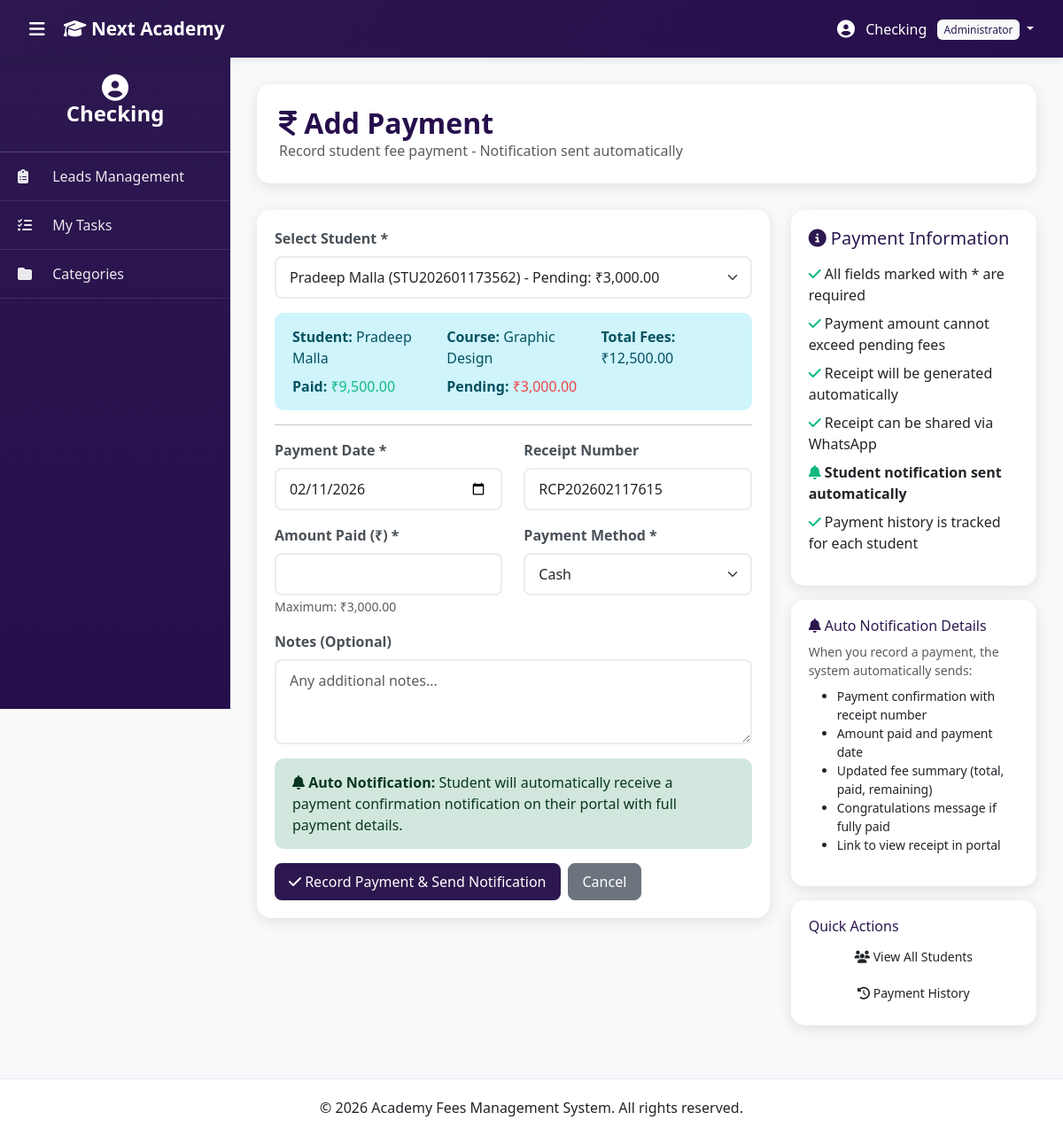
The app's page /admin/add_payment.php?student_id=2 (signed in) with its own data.
### tables this page shows
CREATE TABLE `students` (
  `id` int(11) NOT NULL,
  `inquiry_id` int(11) DEFAULT NULL,
  `student_code` varchar(20) NOT NULL,
  `full_name` varchar(100) NOT NULL,
  `email` varchar(100) DEFAULT NULL,
  `phone` varchar(20) NOT NULL,
  `address` text DEFAULT NULL,
  `birthdate` date DEFAULT NULL,
  `photo` varchar(255) DEFAULT NULL,
  `category_id` int(11) NOT NULL,
  `course_id` int(11) NOT NULL,
  `duration_months` int(11) NOT NULL,
  `batch` enum('Morning','Evening') DEFAULT 'Morning',
  `total_fees` decimal(10,2) NOT NULL,
  `enrollment_date` date NOT NULL,
  `monthly_due_day` tinyint(4) DEFAULT NULL,
  `completion_date` date DEFAULT NULL,
  `status` enum('Active','Hold','Completed','Dropped','Deleted') DEFAULT 'Active',
  `hold_start_date` date DEFAULT NULL,
  `hold_reason` text DEFAULT NULL,
  `resume_date` date DEFAULT NULL,
  `total_hold_days` int(11) DEFAULT 0,
  `username` varchar(50) DEFAULT NULL,
  `password` varchar(255) DEFAULT NULL,
  `login_enabled` tinyint(1) DEFAULT 0,
  `last_login` timestamp NULL DEFAULT NULL,
  `portal_last_login` timestamp NULL DEFAULT NULL,
  `created_at` timestamp NULL DEFAULT current_timestamp(),
  `updated_at` timestamp NULL DEFAULT current_timestamp() ON UPDATE current_timestamp()
);

CREATE TABLE `courses` (
  `id` int(11) NOT NULL,
  `category_id` int(11) NOT NULL,
  `name` varchar(150) NOT NULL,
  `description` text DEFAULT NULL,
  `status` enum('Active','Inactive') DEFAULT 'Active',
  `created_at` timestamp NULL DEFAULT current_timestamp(),
  `updated_at` timestamp NULL DEFAULT current_timestamp() ON UPDATE current_timestamp()
);

### admin/add_payment.php (the view, shortened to what this page needs)
<?php
require_once 'config/database.php';
$student_id = isset($_GET['student_id']) ? (int)$_GET['student_id'] : 0;
$pending_amount = 0;
if ($student_id > 0) {
    $result = $conn->query("
        SELECT s.*, c.name AS course_name, cat.name AS category_name,
        COALESCE((SELECT SUM(amount_paid) FROM payments WHERE student_id = s.id), 0) AS paid_amount,
        (s.total_fees - COALESCE((SELECT SUM(amount_paid) FROM payments WHERE student_id = s.id), 0)) AS pending_amount
        FROM students s
        JOIN courses c ON s.course_id = c.id
        JOIN categories cat ON s.category_id = cat.id
        WHERE s.id = $student_id AND s.status = 'Active'
    ");
    if ($result->num_rows > 0) {
        $student = $result->fetch_assoc();
        $pending_amount = $student['pending_amount'];
    }
}
$students = $conn->query("
    SELECT s.id, s.student_code, s.full_name, s.total_fees,
    COALESCE((SELECT SUM(amount_paid) FROM payments WHERE student_id = s.id), 0) AS paid,
    (s.total_fees - COALESCE((SELECT SUM(amount_paid) FROM payments WHERE student_id = s.id), 0)) AS pending
    FROM students s
    WHERE s.status = 'Active'
    AND s.total_fees > COALESCE((SELECT SUM(amount_paid) FROM payments WHERE student_id = s.id), 0)
    ORDER BY s.full_name ASC
");
include 'includes/header.php';
?>
<div class="page-header">
    <h2><i class="fa-solid fa-indian-rupee-sign"></i> Add Payment</h2>
    <p class="text-muted mb-0">Record student fee payment - Notification sent automatically</p>
</div>
<div class="row">
    <div class="col-lg-8">
        <div class="table-card">
            <form method="POST" id="paymentForm">
                <div class="row">
                    <div class="col-md-12 mb-3">
                        <label class="form-label">Select Student *</label>
                        <select class="form-select" name="student_id" id="student_select" required onchange="loadStudentDetails(this.value)">
                            <?php while ($s = $students->fetch_assoc()): ?>
                            <option value="<?php echo $s['id']; ?>" <?php echo ($student_id == $s['id']) ? 'selected' : ''; ?>>
                                <?php echo htmlspecialchars($s['full_name']) . ' (' . $s['student_code'] . ') - Pending: ₹' . number_format($s['pending'], 2); ?>
                            </option>
                            <?php endwhile; ?>
                        </select>
                    </div>
                </div>
                <div id="studentDetails" style="display: <?php echo $student ? 'block' : 'none'; ?>;">
                    <?php if ($student): ?>
                    <div class="alert alert-info">
                        <div class="row">
                            <div class="col-md-4">
                                <strong>Student:</strong> <?php echo htmlspecialchars($student['full_name']); ?>
                            </div>
                            <div class="col-md-4">
                                <strong>Course:</strong> <?php echo htmlspecialchars($student['course_name']); ?>
                            </div>
                            <div class="col-md-4">
                                <strong>Total Fees:</strong> ₹<?php echo number_format($student['total_fees'], 2); ?>
                            </div>
                            <div class="col-md-4 mt-2">
                                <strong>Paid:</strong> <span class="text-success">₹<?php echo number_format($student['paid_amount'], 2); ?></span>
                            </div>
                            <div class="col-md-4 mt-2">
                                <strong>Pending:</strong> <span class="text-danger">₹<?php echo number_format($pending_amount, 2); ?></span>
                            </div>
                        </div>
                    </div>
                    <?php endif; ?>
                    <hr>
                    <div class="row">
                        <div class="col-md-6 mb-3">
                            <label class="form-label">Payment Date *</label>
                            <input type="date" class="form-control" name="payment_date" value="<?php echo date('Y-m-d'); ?>" required>
                        </div>
                        <div class="col-md-6 mb-3">
                            <label class="form-label">Receipt Number</label>
                            <input type="text" class="form-control" name="receipt_number" value="RCP<?php echo date('Ymd') . rand(1000, 9999); ?>">
                        </div>
                    </div>
                    <div class="row">
                        <div class="col-md-6 mb-3">
                            <label class="form-label">Amount Paid (₹) *</label>
                            <input type="number" class="form-control" name="amount_paid" step="0.01" min="1"
                                   max="<?php echo $pending_amount; ?>" required>
                            <small class="text-muted">Maximum: ₹<?php echo number_format($pending_amount, 2); ?></small>
                        </div>
                        <div class="col-md-6 mb-3">
                            <label class="form-label">Payment Method *</label>
                            <select class="form-select" name="payment_method" required>
                                <option value="Cash">Cash</option>
                            </select>
                        </div>
                    </div>
                    <div class="mb-3">
                        <label class="form-label">Notes (Optional)</label>
                        <textarea class="form-control" name="notes" rows="3" placeholder="Any additional notes..."></textarea>
                    </div>
                    <div class="alert alert-success">
                        <i class="fas fa-bell"></i> <strong>Auto Notification:</strong> Student will automatically receive a payment confirmation notification on their portal with full payment details.
                    </div>
                    <div class="d-flex gap-2">
                        <button type="submit" class="btn btn-purple">
                            <i class="fas fa-check"></i> Record Payment & Send Notification
                        </button>
                        <a href="payments.php" class="btn btn-secondary">Cancel</a>
                    </div>
                </div>
            </form>
        </div>
    </div>
    <div class="col-lg-4">
        <div class="table-card">
            <h5 class="text-purple mb-3"><i class="fas fa-info-circle"></i> Payment Information</h5>
            <ul class="list-unstyled">
                <li class="mb-2"><i class="fas fa-check text-success"></i> All fields marked with * are required</li>
                <li class="mb-2"><i class="fas fa-check text-success"></i> Payment amount cannot exceed pending fees</li>
                <li class="mb-2"><i class="fas fa-check text-success"></i> Receipt will be generated automatically</li>
                <li class="mb-2"><i class="fas fa-check text-success"></i> Receipt can be shared via WhatsApp</li>
                <li class="mb-2"><i class="fas fa-bell text-success"></i> <strong>Student notification sent automatically</strong></li>
                <li class="mb-2"><i class="fas fa-check text-success"></i> Payment history is tracked for each student</li>
            </ul>
        </div>
        <div class="table-card mt-3">
            <h6 class="text-purple mb-2"><i class="fas fa-bell"></i> Auto Notification Details</h6>
            <p class="small text-muted mb-2">When you record a payment, the system automatically sends:</p>
            <ul class="small">
                <li>Payment confirmation with receipt number</li>
                <li>Amount paid and payment date</li>
                <li>Updated fee summary (total, paid, remaining)</li>
                <li>Congratulations message if fully paid</li>
                <li>Link to view receipt in portal</li>
            </ul>
        </div>
        <div class="table-card mt-3">
            <h6 class="text-purple mb-2">Quick Actions</h6>
            <div class="d-grid gap-2">
                <a href="students.php" class="btn btn-outline-purple btn-sm">
                    <i class="fas fa-users"></i> View All Students
                </a>
                <a href="payments.php" class="btn btn-outline-purple btn-sm">
                    <i class="fas fa-history"></i> Payment History
                </a>
            </div>
        </div>
    </div>
</div>
<?php include 'includes/footer.php'; ?>

### admin/assets/css/style.css (style rules this page uses)
:root { --purple-primary: #2c184f; --purple-dark: #260e4c; --purple-light: #8e73e0; --purple-lighter: #d6b8f5; --purple-extra-light: #f3e8ff; --sidebar-width: 260px; --navbar-height: 65px; }
* { margin: 0; padding: 0; box-sizing: border-box; }
body { font-family: 'Segoe UI', Tahoma, Geneva, Verdana, sans-serif; background: #f8f9fa; overflow-x: hidden; }
.text-purple { color: var(--purple-primary) !important; }
.btn-purple { background: var(--purple-primary); color: white; border: none; }
.table-card { background: white; border-radius: 15px; padding: 20px; box-shadow: 0 4px 15px rgba(0, 0, 0, 0.1); }
.btn { border-radius: 8px; padding: 8px 16px; font-weight: 500; transition: all 0.3s; }
.btn-sm { padding: 5px 10px; font-size: 0.875rem; }
.form-control, .form-select { border: 2px solid #e9ecef; border-radius: 8px; padding: 10px 15px; transition: all 0.3s; }
.form-label { font-weight: 600; color: #495057; margin-bottom: 8px; }
.page-header { background: white; border-radius: 15px; padding: 25px; margin-bottom: 30px; box-shadow: 0 4px 15px rgba(0, 0, 0, 0.1); }
.page-header h2 { color: var(--purple-dark); margin: 0; font-weight: 600; }
.alert { border-radius: 10px; border: none; padding: 15px 20px; }
body { overflow-x: hidden; }
.text-success { color: #10b981 !important; }
.text-danger { color: #ef4444 !important; }

### records on screen
students: full_name "Pradeep Malla", course.name "Graphic Design", total_fees "12,500.00"

### other values on screen
$admin['name'] "Checking"
$admin['role'] "Administrator"
$student['paid_amount'] "9,500.00"
$pending_amount "3,000.00"
form field student_id "Pradeep Malla (STU202601173562) - Pending: ₹3,000.00"
